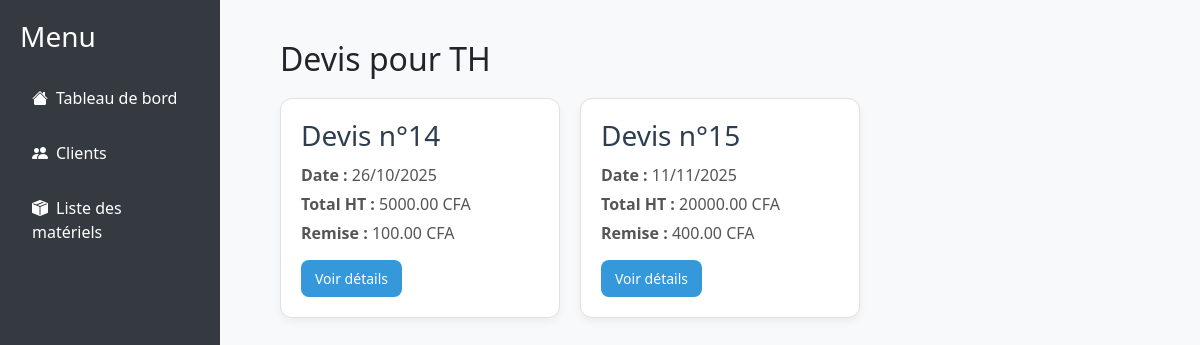
/clients/ht-th/devis/, run on the app's committed database.
### devis_app/models.py (models this page shows, shortened)
class Client(models.Model):
    nom = models.CharField(max_length=100)
    prenom = models.CharField(max_length=100)
    email = models.EmailField()
    telephone = models.CharField(max_length=20, blank=True, null=True)
    adresse = models.CharField(max_length=255, blank=True, null=True)
    date_creation = models.DateTimeField(auto_now_add=True)
    slug = models.SlugField(unique=True, blank=True)

class Devis(models.Model):
    utilisateur = models.ForeignKey(User, on_delete=models.CASCADE, related_name="devis", null=True, blank=True)
    point_vente = models.ForeignKey(PointVente, on_delete=models.SET_NULL, null=True, blank=True)
    numero_devis = models.CharField(max_length=20, unique=True, blank=True)
    date_emission = models.DateField(default=now)
    date_validite = models.DateField(default=default_date_validite)
    date_proforma = models.DateField(default=now)
    appliquer_tva = models.BooleanField(default=True)  # <---- Nouveau champ
    REGIME_CHOICES = [
        ('TTC (CFA)', 'TTC (CFA)'),
    ]
    regime_vente = models.CharField(
        max_length=50,
        choices=REGIME_CHOICES,
        default="TTC (CFA)"
    )
    detail_proposition = models.TextField(default='', null=True, blank=True)
    slug = models.SlugField(max_length=100, unique=True, blank=True)
    total_ht = models.DecimalField(max_digits=12, decimal_places=2, default=Decimal('0.00'))
    total_remise = models.DecimalField(max_digits=12, decimal_places=2, default=Decimal('0.00'))
    total_ht_remise = models.DecimalField(max_digits=12, decimal_places=2, default=Decimal('0.00'))
    tva = models.DecimalField(max_digits=5, decimal_places=2, default=Decimal('18.00'))
    total_tva = models.DecimalField(max_digits=12, decimal_places=2, default=Decimal('0.00'))  # <--- Ajouté
    total_ttc = models.DecimalField(max_digits=12, decimal_places=2, default=Decimal('0.00'))
    total_ttc_lettres = models.CharField(max_length=255, blank=True, default='')
    qr_code = models.ImageField(upload_to='qrcodes/', blank=True, null=True)
    client = models.ForeignKey('Client', on_delete=models.SET_NULL, null=True, blank=True, related_name="devis")

### devis_app/views.py (the view)
# urls.py: path('clients/<slug:slug>/devis/', views.devis_par_client, name='devis_par_client'),
def devis_par_client(request, slug):
    client = get_object_or_404(Client, slug=slug)
    devis_list = Devis.objects.filter(client=client)
    return render(request, 'clients/devis_par_client.html', {
        'client': client,
        'devis_list': devis_list
    })

### devis_app/templates/clients/devis_par_client.html (shortened to what this page needs)
{% extends "base.html" %}
{% block content %}
<div class="main-content">
    <h2>Devis pour {{ client.nom }}</h2>
    {% if devis_list %}
        <div class="devis-container">
            {% for devis in devis_list %}
                <div class="devis-card">
                    <h3>Devis n°{{ devis.id }}</h3>
                    <p><strong>Date :</strong> {{ devis.date_emission|date:"d/m/Y" }}</p>
                    <p><strong>Total HT :</strong> {{ devis.total_ht }}  CFA</p>
                    <p><strong>Remise :</strong> {{ devis.total_remise }}  CFA</p>
                    <a href="{% url 'detail_devis' devis.slug %}" class="btn-detail">Voir détails</a>
                </div>
            {% endfor %}
        </div>
    {% else %}
        <p>Aucun devis trouvé pour ce client.</p>
    {% endif %}
</div>
{% endblock %}

### devis_app/templates/base.html (style rules this page uses)
body { display: flex; min-height: 100vh; margin: 0; background-color: #f8f9fa; }

### devis_app/templates/clients/devis_par_client.html (style rules this page uses)
.main-content { margin-left: 20px; padding: 20px; }
.devis-container { display: grid; grid-template-columns: repeat(auto-fill, minmax(280px, 1fr)); gap: 20px; margin-top: 20px; }
.devis-card { background: #fff; border: 1px solid #e0e0e0; border-radius: 12px; padding: 20px; box-shadow: 0 4px 8px rgba(0,0,0,0.05); transition: transform 0.2s ease, box-shadow 0.2s ease; }
.devis-card h3 { margin: 0 0 10px; color: #2c3e50; }
.devis-card p { margin: 5px 0; color: #555; }
.btn-detail { display: inline-block; margin-top: 10px; padding: 8px 14px; background: #3498db; color: #fff; text-decoration: none; border-radius: 8px; font-size: 14px; transition: background 0.3s ease; }

### data on the page
Client: nom "TH"
Devis: id "14", date_emission "26/10/2025", total_ht "5000.00", total_remise "100.00"
Devis: id "15", date_emission "11/11/2025", total_ht "20000.00", total_remise "400.00"
